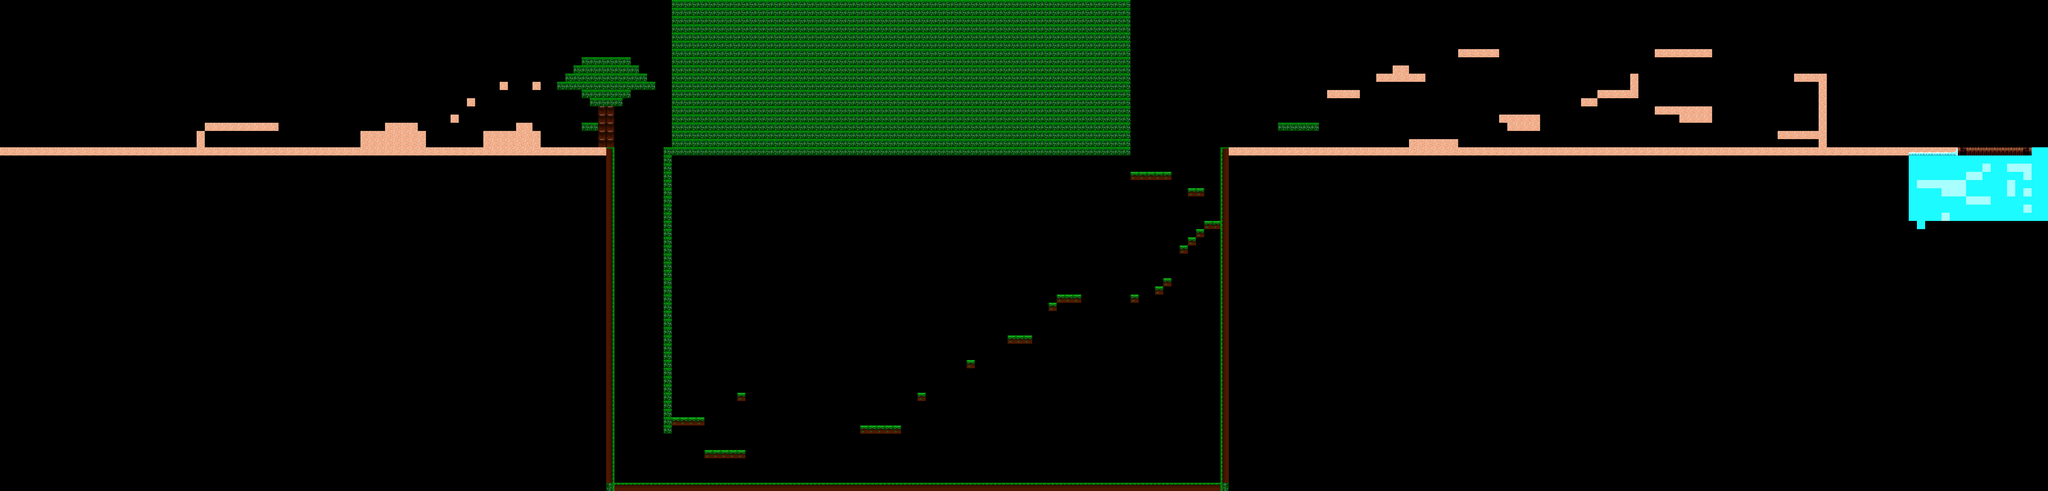

The image is a tile-based game level rendered from a .tmx file. Its description and source (layers, tilesets, objects; grid data summarised) follow:
An orthogonal 250x60 tile map with 32x32 px tiles, 2 tile layers (beach, jungle), 2 tilesets.

<map version="1.2" tiledversion="1.2.4" orientation="orthogonal" renderorder="right-down" width="250" height="60" tilewidth="32" tileheight="32" infinite="0" nextlayerid="4" nextobjectid="1">
 <tileset firstgid="1" name="shipAndBeachTiles" tilewidth="32" tileheight="32" tilecount="13" columns="13">
  <image source="shipAndBeachTiles.png" width="416" height="32" />
 </tileset>
 <tileset firstgid="14" name="jungleTileSheet" tilewidth="32" tileheight="32" tilecount="7" columns="7">
  <image source="jungleTileSheet.png" width="224" height="32" />
 </tileset>
 <layer id="2" name="beach" width="250" height="60">
  <data>[15000 cells, 454 non-empty, 11 distinct tile ids]</data>
 </layer>
 <layer id="3" name="jungle" width="250" height="60">
  <data>[15000 cells, 1352 non-empty, 6 distinct tile ids]</data>
 </layer>
</map>
